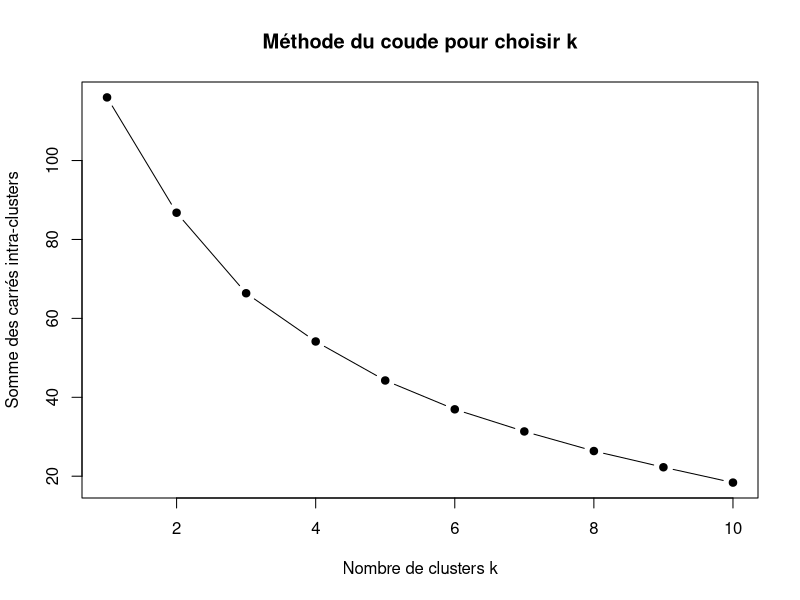
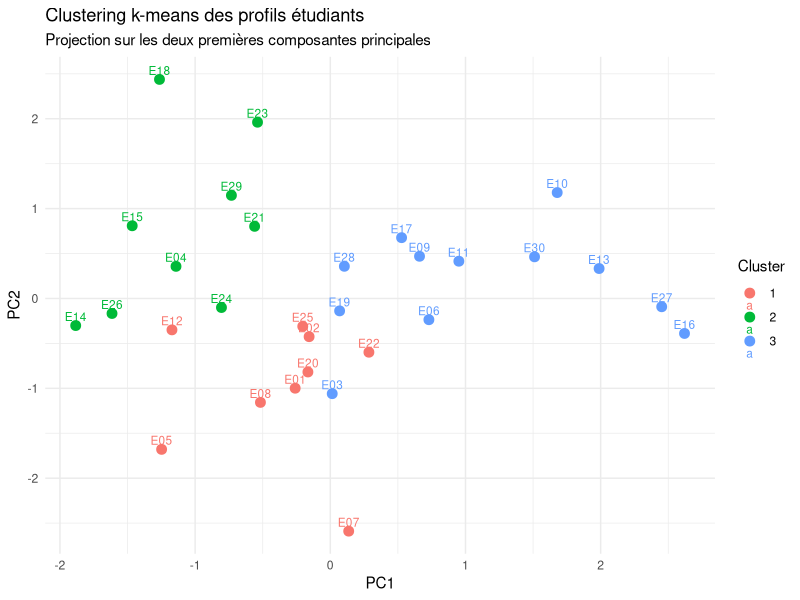

Source code (R) for these figures, in order:
## ---- chunk 1
set.seed(123)
n_students <- 30
notes <- data.frame(
  Etudiant = paste0("E", sprintf("%02d", 1:n_students)),
  Mathematiques   = round(rnorm(n_students, mean = 14, sd = 2), 1),
  Physique        = round(rnorm(n_students, mean = 12, sd = 3), 1),
  Informatique    = round(rnorm(n_students, mean = 15, sd = 2.4), 1),
  Chimie          = round(rnorm(n_students, mean = 11, sd = 3), 1)
)
rownames(notes) <- notes$Etudiant
notes$Etudiant <- NULL
notes
## ---- chunk 2
notes_scaled <- scale(notes)
## ---- chunk 3

wss <- numeric(10)
for (k in 1:10) {
  km <- kmeans(notes_scaled, centers = k, nstart = 25)
  wss[k] <- km$tot.withinss
}
plot(1:10, wss, type = "b", pch = 19,
     xlab = "Nombre de clusters k",
     ylab = "Somme des carrés intra-clusters",
     main = "Méthode du coude pour choisir k")

## ---- chunk 4
k <- 3
km_res <- kmeans(notes_scaled, centers = k, nstart = 25)
print(km_res)
## ---- chunk 5
notes_cluster <- cbind(notes, Cluster = factor(km_res$cluster))
## ---- chunk 6
suppressMessages(suppressWarnings(
  capture.output(install.packages("ggplot2"), file = "/dev/null")
))
library(ggplot2)

# Calcul des composantes principales
pca <- prcomp(notes_scaled)
scores <- as.data.frame(pca$x[, 1:2])
scores$Cluster <- factor(km_res$cluster)
scores$Étudiant <- rownames(scores)

ggplot(scores, aes(x = PC1, y = PC2, color = Cluster, label = Étudiant)) +
  geom_point(size = 3) +
  geom_text(vjust = -0.5, size = 3) +
  labs(title = "Clustering k-means des profils étudiants",
       subtitle = "Projection sur les deux premières composantes principales",
       x = "PC1", y = "PC2") +
  theme_minimal()
## ---- chunk 7
pca$rotation[, 1:2] 
